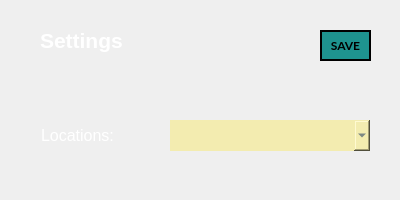
<?xml version="1.0" encoding="UTF-8"?>
<ui version="4.0">
 <class>Patient Search</class>
 <widget class="QDialog" name="Patient Search">
  <property name="geometry">
   <rect>
    <x>0</x>
    <y>0</y>
    <width>400</width>
    <height>200</height>
   </rect>
  </property>
  <property name="minimumSize">
   <size>
    <width>400</width>
    <height>200</height>
   </size>
  </property>
  <property name="maximumSize">
   <size>
    <width>400</width>
    <height>300</height>
   </size>
  </property>
  <property name="windowTitle">
   <string>Dialog</string>
  </property>
  <property name="styleSheet">
   <string notr="true">QDialog {
	border-image: url(:/newPrefix/imgs/app-bg.png);
}</string>
  </property>
  <widget class="QLabel" name="label">
   <property name="geometry">
    <rect>
     <x>41</x>
     <y>120</y>
     <width>121</width>
     <height>31</height>
    </rect>
   </property>
   <property name="font">
    <font>
     <pointsize>12</pointsize>
    </font>
   </property>
   <property name="styleSheet">
    <string notr="true">QLabel {
	color: white;
}</string>
   </property>
   <property name="text">
    <string>Locations:</string>
   </property>
  </widget>
  <widget class="QComboBox" name="settingsLocationsComboBox">
   <property name="geometry">
    <rect>
     <x>170</x>
     <y>120</y>
     <width>200</width>
     <height>31</height>
    </rect>
   </property>
   <property name="styleSheet">
    <string notr="true">QComboBox {
	border-image: none;
    border: none;
	min-width: 200px;
	height: 30px;
	background-color: #F3ECB0;
	color: #344D67;
	font-family: &quot;MS Shell Dlg 2&quot;;
	font-size: 11;
}</string>
   </property>
  </widget>
  <widget class="QLabel" name="settingsLabel">
   <property name="geometry">
    <rect>
     <x>40</x>
     <y>20</y>
     <width>161</width>
     <height>41</height>
    </rect>
   </property>
   <property name="font">
    <font>
     <pointsize>16</pointsize>
     <weight>75</weight>
     <bold>true</bold>
    </font>
   </property>
   <property name="styleSheet">
    <string notr="true">QLabel {
	color: white;
}</string>
   </property>
   <property name="text">
    <string>Settings</string>
   </property>
  </widget>
  <widget class="QPushButton" name="settingsDialog_SaveBtn">
   <property name="geometry">
    <rect>
     <x>320</x>
     <y>30</y>
     <width>51</width>
     <height>31</height>
    </rect>
   </property>
   <property name="font">
    <font>
     <family>Lato</family>
     <pointsize>9</pointsize>
     <weight>75</weight>
     <bold>true</bold>
    </font>
   </property>
   <property name="styleSheet">
    <string notr="true">QPushButton {
	border-image: none;
	background-color: rgb(30, 147, 143);
	color: black;
	border: 2px solid black;
}

QPushButton::hover {
	background-color: rgb(14, 81, 85);
	color: white;
}</string>
   </property>
   <property name="text">
    <string>SAVE</string>
   </property>
  </widget>
 </widget>
 <resources>
  <include location="assets/qrc/app-bg.qrc"/>
 </resources>
 <connections/>
</ui>
